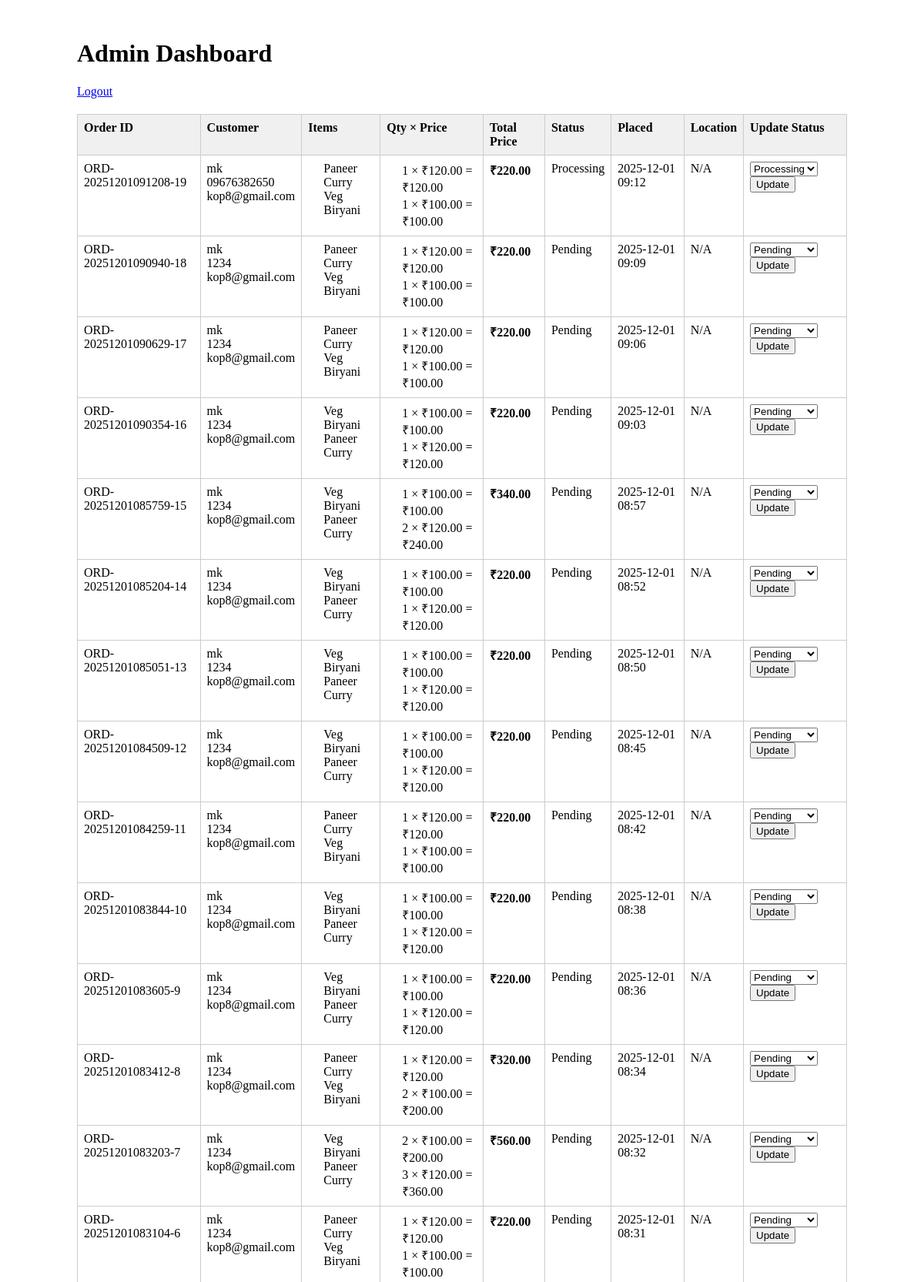
Screenshot of /admin/dashboard (signed in, upper part) with the database file from the repository.
### app.py (models this page shows)
class Order(db.Model):
    __tablename__ = "order"
    id = db.Column(db.Integer, primary_key=True)
    order_id = db.Column(db.String(64), unique=True, index=True)
    customer_name = db.Column(db.String(200))
    email = db.Column(db.String(200))
    phone = db.Column(db.String(40))
    address = db.Column(db.String(400))
    status = db.Column(db.String(50), default="Pending")
    latitude = db.Column(db.Float, nullable=True)
    longitude = db.Column(db.Float, nullable=True)
    map_link = db.Column(db.String(500), nullable=True)
    created_at = db.Column(db.DateTime, default=datetime.utcnow)
    items = db.relationship("OrderItem", backref="order", lazy=True)
    def total_price(self):
        return sum(float(i.price) * int(i.quantity) for i in self.items)

class OrderItem(db.Model):
    __tablename__ = "order_item"
    id = db.Column(db.Integer, primary_key=True)
    order_id = db.Column(db.Integer, db.ForeignKey("order.id"))
    item_name = db.Column(db.String(200))
    quantity = db.Column(db.Integer, default=1)
    price = db.Column(db.Float, default=0.0)

### app.py (the view)
@app.route("/admin/dashboard")
def admin_dashboard():
    if not session.get("admin_logged_in"):
        return redirect(url_for("admin_login"))
    orders = Order.query.order_by(Order.id.desc()).all()
    return render_template("admin_dashboard.html", orders=orders)

### templates/admin_dashboard.html (shortened to what this page needs)
<!doctype html>
<html>
<head>
</head>
<body>
<div class="container">
  <h1>Admin Dashboard</h1>
  <p><a href="{{ url_for('admin_logout') }}">Logout</a></p>
  {% if orders %}
    <table>
      <thead>
        <tr>
          <th>Order ID</th>
          <th>Customer</th>
          <th>Items</th>
          <th>Qty × Price</th>
          <th>Total Price</th>
          <th>Status</th>
          <th>Placed</th>
          <th>Location</th>
          <th>Update Status</th>
        </tr>
      </thead>
      <tbody>
        {% for o in orders %}
        <tr>
          <td>{{ o.order_id }}</td>
          <td>
            {{ o.customer_name }}<br>
            {{ o.phone }}<br>
            {{ o.email }}
          </td>
          <td>
            <ul>
              {% for item in o.items %}
                <li>{{ item.item_name }}</li>
              {% endfor %}
            </ul>
          </td>
          <td>
            <ul>
              {% for item in o.items %}
                {% set q = item.quantity|int %}
                {% set p = item.price|float %}
                {% set subtotal = q * p %}
                <li>{{ q }} × ₹{{ "%.2f"|format(p) }} = ₹{{ "%.2f"|format(subtotal) }}</li>
              {% endfor %}
            </ul>
          </td>
          <td><strong>₹{{ "%.2f"|format(o.total_price()) }}</strong></td>
          <td>{{ o.status }}</td>
          <td>{{ o.created_at.strftime('%Y-%m-%d %H:%M') }}</td>
          <td>
            {% if o.latitude and o.longitude %}
              <a href="https://www.google.com/maps?q={{ o.latitude }},{{ o.longitude }}" target="_blank">View Map</a>
            {% else %}
              N/A
            {% endif %}
          </td>
          <td>
            <form method="POST" action="{{ url_for('update_status', order_db_id=o.id) }}">
              <select name="status">
                {% for s in ['Pending','Accepted','Processing','ontheway','Completed','Cancelled'] %}
                  <option value="{{ s }}" {% if o.status == s %}selected{% endif %}>{{ s|capitalize }}</option>
                {% endfor %}
              </select>
              <button type="submit">Update</button>
            </form>
          </td>
        </tr>
        {% endfor %}
      </tbody>
    </table>
  {% else %}
    <p>No orders yet.</p>
  {% endif %}
</div>
</body>
</html>

### templates/admin_dashboard.html (style rules this page uses)
.container { max-width: 1000px; margin: 20px auto; padding: 10px; }
table { width: 100%; border-collapse: collapse; margin-top: 20px; }
th, td { border: 1px solid #ccc; padding: 8px; text-align: left; vertical-align: top; }
th { background: #f0f0f0; }
ul { margin: 0; padding-left: 20px; list-style: none; }
form { margin: 0; }

### rows the page displays
Order: order_id "ORD-20251201091208-19", customer_name "mk", phone "09676382650", email "kop8@gmail.com", status "Processing", created_at "2025-12-01 09:12", shows "N/A"
OrderItem: item_name "Paneer Curry", quantity "1", price "120.00", total_price "220.00"
OrderItem: item_name "Veg Biryani", quantity "1", price "100.00"
Order: order_id "ORD-20251201090940-18", customer_name "mk", phone "1234", email "kop8@gmail.com", status "Pending", created_at "2025-12-01 09:09", shows "N/A"
OrderItem: item_name "Paneer Curry", quantity "1", price "120.00", total_price "220.00"
OrderItem: item_name "Veg Biryani", quantity "1", price "100.00"
Order: order_id "ORD-20251201090629-17", customer_name "mk", phone "1234", email "kop8@gmail.com", status "Pending", created_at "2025-12-01 09:06", shows "N/A"
OrderItem: item_name "Paneer Curry", quantity "1", price "120.00", total_price "220.00"
OrderItem: item_name "Veg Biryani", quantity "1", price "100.00"
Order: order_id "ORD-20251201090354-16", customer_name "mk", phone "1234", email "kop8@gmail.com", status "Pending", created_at "2025-12-01 09:03", shows "N/A"
OrderItem: item_name "Veg Biryani", quantity "1", price "100.00", total_price "220.00"
OrderItem: item_name "Paneer Curry", quantity "1", price "120.00"
Order: order_id "ORD-20251201085759-15", customer_name "mk", phone "1234", email "kop8@gmail.com", status "Pending", created_at "2025-12-01 08:57", shows "N/A"
OrderItem: item_name "Veg Biryani", quantity "1", price "100.00", total_price "340.00"
OrderItem: item_name "Paneer Curry", quantity "2", price "120.00", subtotal "240.00"
Order: order_id "ORD-20251201085204-14", customer_name "mk", phone "1234", email "kop8@gmail.com", status "Pending", created_at "2025-12-01 08:52", shows "N/A"
OrderItem: item_name "Veg Biryani", quantity "1", price "100.00", total_price "220.00"
OrderItem: item_name "Paneer Curry", quantity "1", price "120.00"
Order: order_id "ORD-20251201085051-13", customer_name "mk", phone "1234", email "kop8@gmail.com", status "Pending", created_at "2025-12-01 08:50", shows "N/A"
OrderItem: item_name "Veg Biryani", quantity "1", price "100.00", total_price "220.00"
OrderItem: item_name "Paneer Curry", quantity "1", price "120.00"
Order: order_id "ORD-20251201084509-12", customer_name "mk", phone "1234", email "kop8@gmail.com", status "Pending", created_at "2025-12-01 08:45", shows "N/A"
OrderItem: item_name "Veg Biryani", quantity "1", price "100.00", total_price "220.00"
OrderItem: item_name "Paneer Curry", quantity "1", price "120.00"
Order: order_id "ORD-20251201084259-11", customer_name "mk", phone "1234", email "kop8@gmail.com", status "Pending", created_at "2025-12-01 08:42", shows "N/A"
OrderItem: item_name "Paneer Curry", quantity "1", price "120.00", total_price "220.00"
OrderItem: item_name "Veg Biryani", quantity "1", price "100.00"
Order: order_id "ORD-20251201083844-10", customer_name "mk", phone "1234", email "kop8@gmail.com", status "Pending", created_at "2025-12-01 08:38", shows "N/A"
OrderItem: item_name "Veg Biryani", quantity "1", price "100.00", total_price "220.00"
OrderItem: item_name "Paneer Curry", quantity "1", price "120.00"
Order: order_id "ORD-20251201083605-9", customer_name "mk", phone "1234", email "kop8@gmail.com", status "Pending", created_at "2025-12-01 08:36", shows "N/A"
OrderItem: item_name "Veg Biryani", quantity "1", price "100.00", total_price "220.00"
OrderItem: item_name "Paneer Curry", quantity "1", price "120.00"
Order: order_id "ORD-20251201083412-8", customer_name "mk", phone "1234", email "kop8@gmail.com", status "Pending", created_at "2025-12-01 08:34", shows "N/A"
OrderItem: item_name "Paneer Curry", quantity "1", price "120.00", total_price "320.00"
OrderItem: item_name "Veg Biryani", quantity "2", price "100.00", subtotal "200.00"
Order: order_id "ORD-20251201083203-7", customer_name "mk", phone "1234", email "kop8@gmail.com", status "Pending", created_at "2025-12-01 08:32", shows "N/A"
OrderItem: item_name "Veg Biryani", quantity "2", price "100.00", subtotal "200.00", total_price "560.00"
OrderItem: item_name "Paneer Curry", quantity "3", price "120.00", subtotal "360.00"
Order: order_id "ORD-20251201083104-6", customer_name "mk", phone "1234", email "kop8@gmail.com", status "Pending", created_at "2025-12-01 08:31", shows "N/A"
OrderItem: item_name "Paneer Curry", quantity "1", price "120.00", total_price "220.00"
OrderItem: item_name "Veg Biryani", quantity "1", price "100.00"
